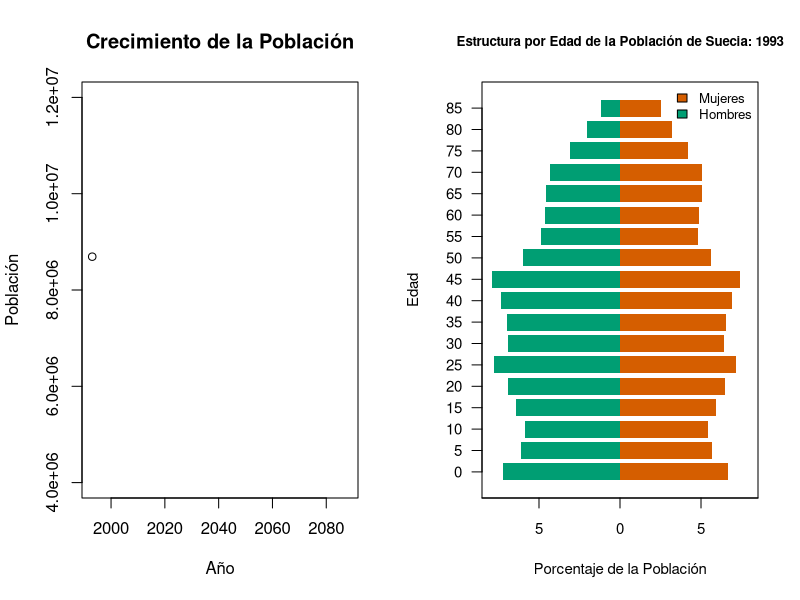
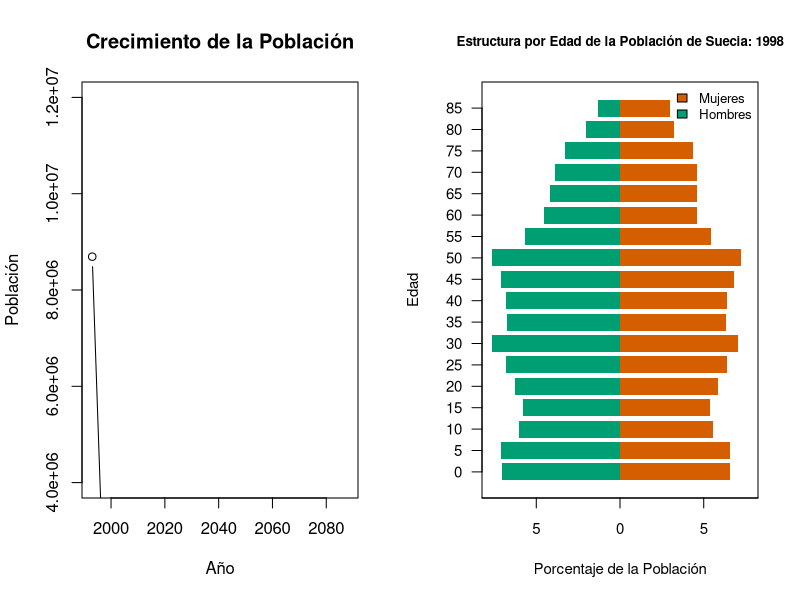
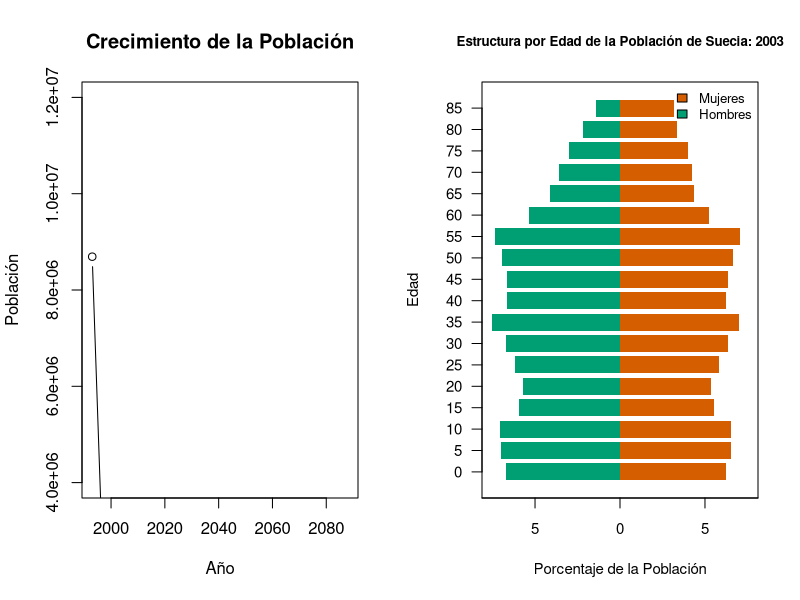
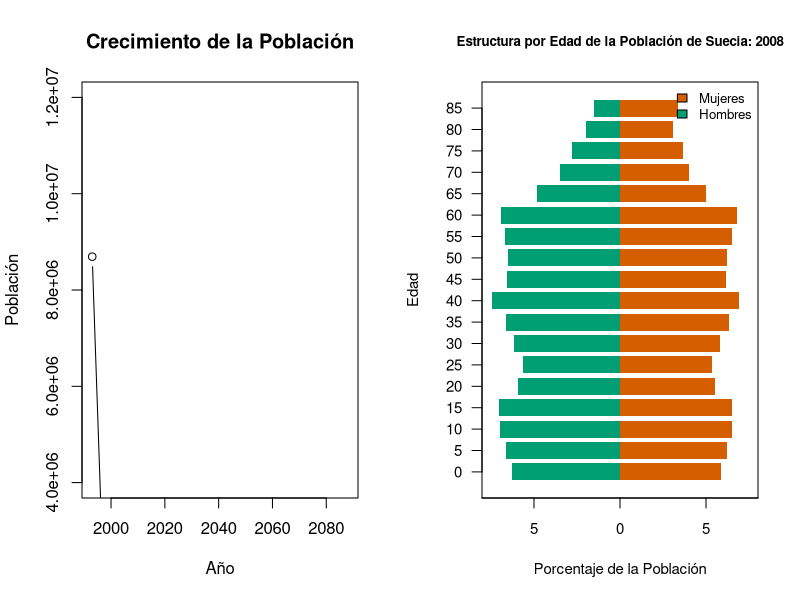
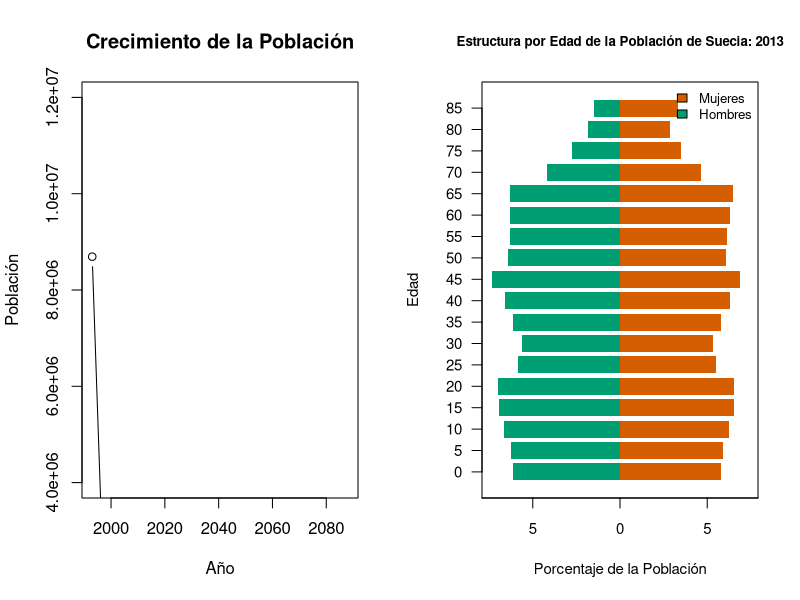
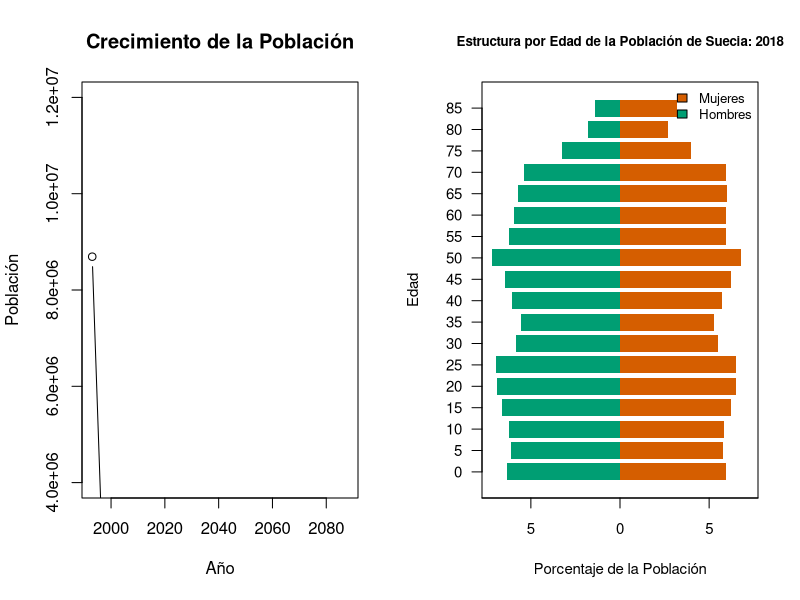
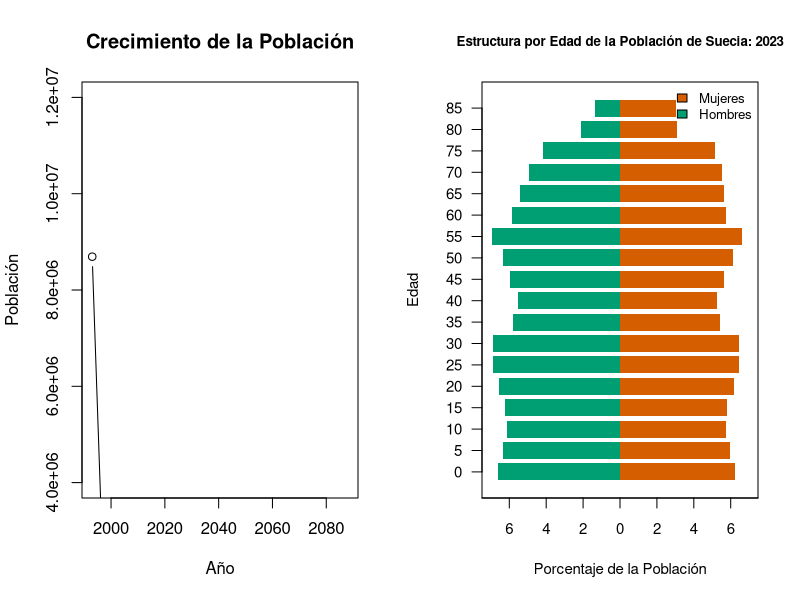
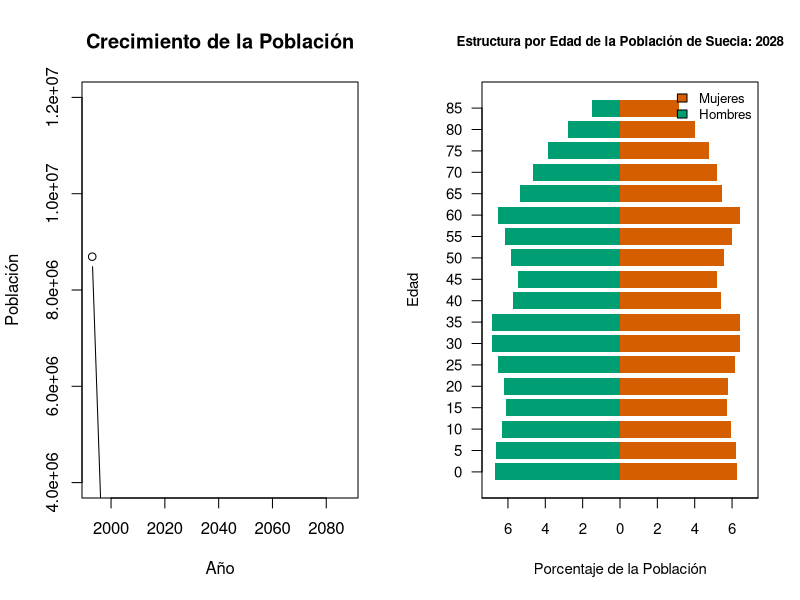

The R script that drew these images, in order:
################################################################################
# Demografía 2024 IESTA                                                        #
# Daniel Ciganda                                                               # 
# Laboratorio: Proyecciones de Población                                       # 
# 03 de Diciembre de 2024                                                      #   
################################################################################
# El objetivo es proyectar una población estructurada por edad y sexo,
# en este caso, la población de Suecia, utilizando información sobre los
# cocientes de supervivencia en el intervalo de proyección y las tasas específicas 
# de fecundidad por edad.


# Función para preparar los datos para el gráfico de la pirámide de población
reshape_long <- function(dat, ini, int){
  
  dat <- as.data.frame(dat)
  
  # Extraer el año de los nombres de las columnas
  yrs <- unique(sub('^[fm]_','', names(dat)))
  
  # Verificar que solo hay un año en los datos
  if(length(yrs) != 1){
    stop("Los datos contienen múltiples años")
  }
  
  dat0 <- reshape(data = dat,
                  varying = names(dat),
                  direction = "long",
                  sep = "_")
  names(dat0) <- c("yr", "count", "count")
  ages_lon <- rbind(dat0[,1:2], dat0[,c(1,3)])
  ages_lon$group <- c(rep("females", nrow(dat0)), rep("males", nrow(dat0)))
  ages_lon$age <- rep(seq(0,(nrow(dat)*int)-int,int),2)
  totals_v <- apply(dat, 2, sum)
  ages_lon$totals <- rep(totals_v, each = length(seq(0,(nrow(dat)*int)-int,int)))
  ages_lon$pct <- ages_lon$count/ages_lon$totals

  ages_lon$pct[ages_lon$group == "males"] <- -ages_lon$pct[ages_lon$group == "males"]
  
  return(ages_lon)
}

# Función para graficar la estructura por edad y sexo de la población 
# (pirámide poblacional) 
pd_plot_base <- function(dat, pt = FALSE) {
  
  # Preparar datos
  ages <- dat$age[dat$group == "females"]
  pct_females <- dat$pct[dat$group == "females"]
  pct_males <- dat$pct[dat$group == "males"]
  
  # Establecer límites simétricos para el eje x
  max_pct <- max(abs(c(pct_females, pct_males)))
  xlim <- c(-max_pct, max_pct)
  ylim <- c(0.5, length(ages)+0.5)
  
  # Suprimir ejes y área de trazado predeterminados
  plot(0, 0, type = "n", xlim = xlim, ylim = ylim,
       xlab = "Porcentaje de la Población", ylab = "Edad",
       main = paste("Estructura por Edad de la Población de Suecia:", 
                    unique(dat$yr)),
       cex.main = 0.8, cex.axis = 0.9, cex.lab = 0.9, axes = FALSE)
  
  # Añadir eje y personalizado (edades)
  axis(2, at = 1:length(ages), labels = ages, las = 1, cex.axis = 0.9)
  
  # Añadir eje x personalizado con etiquetas positivas
  x_ticks <- pretty(xlim, n = 5)
  axis(1, at = x_ticks, labels = abs(x_ticks * 100), cex.axis = 0.9)
  box()
  
  # Graficar mujeres
  for (i in 1:length(ages)) {
    rect(0, i - 0.4, pct_females[i], i + 0.4, col = "#D55E00", border = NA)
  }
  
  # Graficar hombres
  for (i in 1:length(ages)) {
    rect(0, i - 0.4, pct_males[i], i + 0.4, col = "#009E73", border = NA)
  }
  
  # Añadir leyenda
  legend("topright", legend = c("Mujeres", "Hombres"), 
         fill = c("#D55E00", "#009E73"), bty = "n", cex = 0.8)
}

# Función para la matriz de Leslie modificada
leslie <- function(L, m) {
  n = length(L)
  M = matrix(0, n, n)
  
  # Probabilidades de supervivencia
  px <- exp(diff(log(L)))
  diag(M[-1,-ncol(M)]) <- px
  M[n,n-1] <- M[n,n] <- L[n]/(L[n-1] + L[n])
  
  # Tasas de fecundidad
  for(i in 1:(n-1)) {
    if(m[i] != 0 | m[i+1] != 0) {
      M[1,i] <- (m[i] + m[i+1] * L[i+1]/L[i])*5/2
    }
  }
  return(M)
}

# Función para proyectar la población y graficar resultados 
p_pop_base <- function(f, Lf, Lm, Nf, Nm, iter, ini, int, srb){
  
  # Variables necesarias para graficar el crecimiento de la población:
  
  # Población Total en cada año
  N <- rep(NA, iter+1)
  
  # Años
  Y <- as.numeric(seq(ini, by = int, len = iter))
  
  # data frame con Población Total por año (una entrada por fila)
  gw <- as.data.frame(cbind(Y, N))
    
  # Construir matrices para mujeres y hombres
  Mf <- leslie(L = Lf, m = f)
  Mm <- leslie(L = Lm, m = f)
  
  # Crear una matriz "pop" para guardar la población base y las proyecciones
  pop <- matrix(NA, length(Lf), 2*iter + 2)
  pop[,1] <- Nf
  pop[,2] <- Nm
  
  # Asignar nombres de columnas a 'pop'
  colnames(pop) <- character(ncol(pop))
  colnames(pop)[1:2] <- c(paste0('f_', ini), paste0('m_', ini))
  
  # Obtener la estructura por edad de la población base
  dat_long <- reshape_long(dat = pop[,1:2], ini = ini, int = int)
  
  # Calcular la población total en el año base y guardar como primer elemento
  # del vector "gw"
  gw$N[1] <- sum(pop[,1:2])
  
  # Graficar el tamaño de la población base y la pirámide
  par(mfrow = c(1, 2))
  
  # Gráfico de crecimiento poblacional
  plot(gw$Y, gw$N, type = "b", ylim = c(4e6, 12e6), 
       xlab = "Año", ylab = "Población",
       main = "Crecimiento de la Población")
  
  # Gráfico de pirámide
  pd_plot_base(dat = dat_long)
  
  # Proyectar la población de hombres y mujeres
  is <- seq(1,by=2,len=iter)
  
  for(i in is){
    
    pop[,i+2] <- Mf %*% pop[,i]
    pop[,i+3] <- Mm %*% pop[,i+1]
    
    # Guardar nacimientos
    births <- pop[1,i+2]
    
    # Calcular población en el primer grupo de edad
    pop[1,i+2] <- births / (1+srb) * Lf[1] / int
    pop[1,i+3] <- births * srb / (1+srb) * Lm[1] / int
    
    # Calcular el índice para el año actual
    idx <- which(is == i) + 1
    current_year <- gw$Y[idx]
    
    # Asignar nombres de columnas
    colnames(pop)[i+2] <- paste0('f_', current_year)
    colnames(pop)[i+3] <- paste0('m_', current_year)
    
    Sys.sleep(0.1)
    dat_long <- reshape_long(dat = pop[,c(i+2,i+3)], ini, int)
    
    gw$N[idx] <- pop[,i+2] + pop[,i+3]  
    
    # Graficar el crecimiento poblacional y la pirámide actualizados
    par(mfrow = c(1, 2))
    
    # Gráfico de crecimiento poblacional
    plot(gw$Y, gw$N, type = "b", ylim = c(4e6, 12e6), xlab = "Año", ylab = "Población",
         main = "Crecimiento de la Población")
    
    # Gráfico de pirámide 
    pd_plot_base(dat_long)
  
  }
  
  
  return(pop)
}

# Cargar los datos (nuevamente, para mayor claridad)
swf <- read.table("datos/sweden_data_1993_females.txt", header=F)
names(swf) <- c("age", "p93", "L", "f")
swm <- read.table("datos/sweden_data_1993_males.txt", header=F)
names(swm) <- c("age", "p93", "L")

Lf <- swf$L
f <- swf$f
Lm <- swm$L
Nf <- swf$p93
Nm <- swm$p93

# Establecer el número de iteraciones
iter <- 20  # Ajustar según sea necesario

# Proyectar la población 
sw_pop <- p_pop_base(f = f,
                     Lf = Lf/100000,
                     Lm = Lm/100000,
                     Nf = Nf,
                     Nm = Nm,
                     iter = iter,
                     ini = 1993, 
                     int = 5,
                     srb = 1.05)

